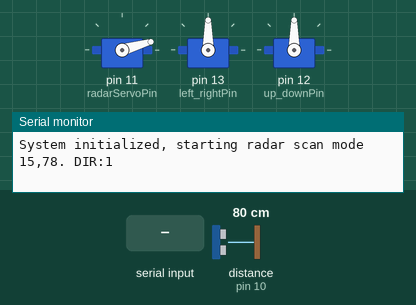
Simulated run of this sketch. Board: Arduino Uno, built with avr-gcc and run on an emulated ATmega328P. Shown: 3 × servo, the last lines printed to the serial monitor. Wiring (inferred from the names in the program): ultrasonic range finder: trigger pin 9; echo pin 10. The test bench sets the inputs (shaded band); at power-on: distance to the obstacle (sensor on pin 10) 80 cm. The echo pulse lasts 58.3 µs per cm.

Above: at 0.54 s.
1.8 s: distance to the obstacle (sensor on pin 10) set to 2 cm
At 2.8 s:
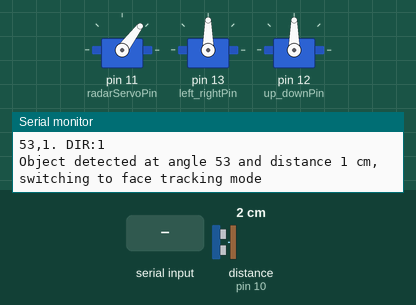
3.3 s: "SHOOT,1\n" received over Serial
At 4.7 s:
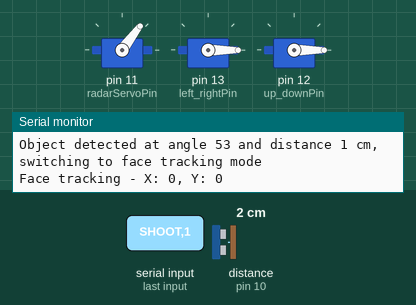
5.8 s: "SET_ANGLE:90\n" received over Serial
At 7.9 s:
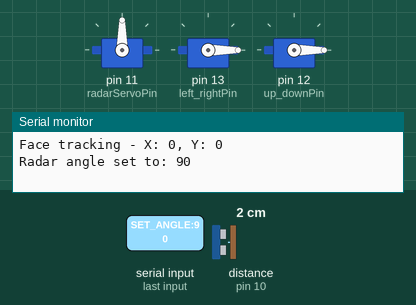
8.3 s: distance to the obstacle (sensor on pin 10) set to 35 cm
10.7 s: distance to the obstacle (sensor on pin 10) set to 45 cm
12.2 s: "SHOOT,150\n" received over Serial
At 13.9 s:
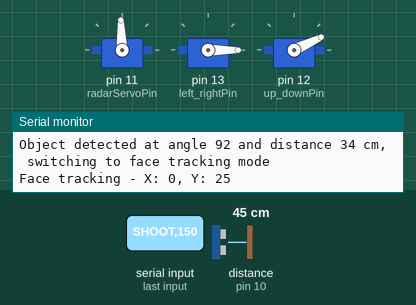
Timing chart, 0 to 19.9 s (numbered marks = the images above; inputs shaded):
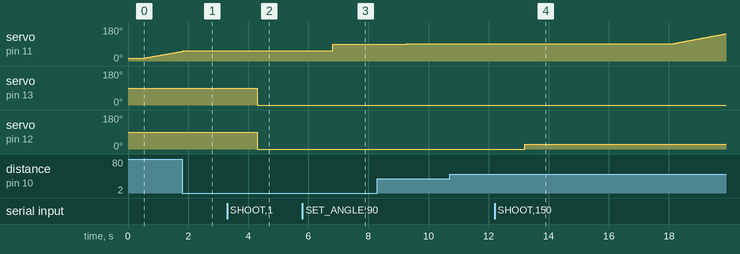

The sketch:

RadarAndFace.ino
```cpp
#include <Servo.h>

// Pin definitions
const int radarServoPin = 11;
const int trigPin = 9;
const int echoPin = 10;
const int left_rightPin = 13;
const int up_downPin = 12;

// Variables
long duration;
int distance;
String inputString;
boolean objectDetected = false;
boolean isShootMode = false;  // Thêm biến theo dõi chế độ bắn

// Timing variables
unsigned long lastDetectionTime = 0;
unsigned long lastCommandTime = 0;
unsigned long currentMillis = 0;
unsigned long shootModeStartTime = 0; // Thời gian bắt đầu chế độ bắn

// Detection counter for debounce
int detectionCounter = 0;

// Last detected position for radar servo
int lastDetectedAngle = 90;
int currentRadarAngle = 15; // Vị trí hiện tại của servo radar
int radarSweepDirection = 1; // 1: tăng dần, -1: giảm dần

// Timeout and threshold constants
const unsigned long DETECTION_DEBOUNCE = 500;  // 500ms consistent detection required
const unsigned long COMMAND_TIMEOUT = 5000;    // 5s without command returns to radar mode
const unsigned long SHOOT_MODE_DURATION = 3000; // Thời gian ở chế độ bắn (3s)
const int CONSECUTIVE_DETECTIONS = 3;          // Number of consecutive detections required
const int DETECTION_DISTANCE = 40;             // cm - detection distance threshold
const int RADAR_DELAY = 30;                   // Delay time (ms) giữa các bước góc servo radar
const int MIN_RADAR_ANGLE = 15;               // Góc tối thiểu của servo
const int MAX_RADAR_ANGLE = 165;              // Góc tối đa của servo

// Servo objects
Servo radarServo;
Servo left_right;
Servo up_down;

void setup() {
  // Setup servo motors
  radarServo.attach(radarServoPin);
  left_right.attach(left_rightPin);
  up_down.attach(up_downPin);

  // Setup ultrasonic sensor
  pinMode(trigPin, OUTPUT);
  pinMode(echoPin, INPUT);

  // Initialize serial communication
  Serial.begin(9600);

  // Initial message
  Serial.println("System initialized, starting radar scan mode");

  // Set initial position for radar servo
  radarServo.write(MIN_RADAR_ANGLE);
  currentRadarAngle = MIN_RADAR_ANGLE;
  radarSweepDirection = 1;
  delay(500); // Give time for the servo to move
}

void loop() {
  currentMillis = millis(); // Get current time

  // Kiểm tra lệnh từ Serial (ưu tiên)
  checkSerialCommands();

  if (isShootMode) {
    // Nếu đang ở chế độ bắn
    if (currentMillis - shootModeStartTime > SHOOT_MODE_DURATION) {
      // Hết thời gian bắn, chuyển về chế độ thích hợp
      isShootMode = false;
      if (objectDetected) {
        // Quay lại chế độ tracking
        Serial.println("Shoot completed, returning to tracking mode");
      } else {
        // Quay lại chế độ radar
        Serial.println("Shoot completed, returning to radar scan mode");
      }
    } else {
      // Đang trong chế độ bắn, không làm gì cả ngoài đợi
      delay(50);
    }
  } else if (!objectDetected) {
    // Run radar scanning mode
    radarScanMode();
  } else {
    // Check for timeout in face tracking mode
    if (currentMillis - lastCommandTime > COMMAND_TIMEOUT) {
      objectDetected = false;
      detectionCounter = 0;
      Serial.println("Timeout: Returning to radar mode");

      // KHÔNG reset servo về vị trí ban đầu, giữ nguyên vị trí hiện tại
      // Chỉ cập nhật hướng quét để bắt đầu quét hợp lý
      if (currentRadarAngle >= MAX_RADAR_ANGLE) {
        radarSweepDirection = -1; // Chuyển sang hướng giảm
      } else if (currentRadarAngle <= MIN_RADAR_ANGLE) {
        radarSweepDirection = 1; // Chuyển sang hướng tăng
      }
    } else {
      // Run face tracking mode only - radar is completely stopped
      faceTrackingMode();
    }
  }
}

// Kiểm tra các lệnh đặc biệt từ Serial
void checkSerialCommands() {
  if (Serial.available() > 0) {
    String command = Serial.readStringUntil('\r');

    if (command == "SHOOT") {
      // Kích hoạt chế độ bắn
      isShootMode = true;
      shootModeStartTime = currentMillis;
      Serial.println("SHOOT command activated");
    }
    else if (command.startsWith("SET_ANGLE:")) {
      // Lệnh SET_ANGLE:90 sẽ đặt góc servo thành 90 độ
      int angle = command.substring(10).toInt();
      if (angle >= MIN_RADAR_ANGLE && angle <= MAX_RADAR_ANGLE) {
        radarServo.write(angle);
        currentRadarAngle = angle;
        Serial.print("Radar angle set to: ");
        Serial.println(angle);
      }
    }
    else if (objectDetected && command.indexOf(',') > 0) {
      // Đây là tọa độ tracking
      inputString = command;
      lastCommandTime = currentMillis; // Update last command time

      // Xử lý trong faceTrackingMode()
      faceTrackingMode();
    }
  }
}

void radarScanMode() {
  // Duy trì hướng quét hiện tại (không cần reset về 15 độ)
  if (radarSweepDirection > 0) {
    // Quét tăng dần
    for (int i = currentRadarAngle; i <= MAX_RADAR_ANGLE; i++) {
      if (isShootMode || objectDetected) return; // Thoát nếu có sự kiện ngắt

      radarServo.write(i);
      currentRadarAngle = i;
      delay(RADAR_DELAY); // Delay đồng bộ với web app

      distance = calculateDistance(); // Get distance reading

      // Gửi dữ liệu góc và khoảng cách
      sendRadarData(i, distance);

      // Check if an object is detected - with debounce
      if (distance < DETECTION_DISTANCE) {
        currentMillis = millis();

        // First detection or continuing detection
        if (detectionCounter == 0 || (currentMillis - lastDetectionTime < DETECTION_DEBOUNCE)) {
          detectionCounter++;
          lastDetectionTime = currentMillis;

          // If we have enough consecutive detections, switch modes
          if (detectionCounter >= CONSECUTIVE_DETECTIONS) {
            objectDetected = true;
            lastCommandTime = currentMillis; // Initialize command timer
            lastDetectedAngle = i; // Save the angle where the object was detected

            // Stop radar and fully switch to face tracking mode
            Serial.print("Object detected at angle ");
            Serial.print(i);
            Serial.print(" and distance ");
            Serial.print(distance);
            Serial.println(" cm, switching to face tracking mode");

            // Stop the radar servo at current position
            // No more radar movement until timeout
            return; // Exit function immediately to stop all radar activity
          }
        } else {
          // Too much time elapsed between detections, reset counter
          detectionCounter = 1;
          lastDetectionTime = currentMillis;
        }
      } else {
        // No detection, gradually decrease counter (more resistant to noise)
        if (currentMillis - lastDetectionTime > DETECTION_DEBOUNCE && detectionCounter > 0) {
          detectionCounter--;
        }
      }

      // Kiểm tra lệnh từ Serial trong khi quét
      checkSerialCommands();
    }

    // Đã đến giới hạn, đổi hướng
    radarSweepDirection = -1;
  }

  if (radarSweepDirection < 0) {
    // Quét giảm dần
    for (int i = currentRadarAngle; i >= MIN_RADAR_ANGLE; i--) {
      if (isShootMode || objectDetected) return; // Thoát nếu có sự kiện ngắt

      radarServo.write(i);
      currentRadarAngle = i;
      delay(RADAR_DELAY); // Delay đồng bộ với web app

      distance = calculateDistance(); // Get distance reading

      // Gửi dữ liệu góc và khoảng cách
      sendRadarData(i, distance);

      // Check if an object is detected - with debounce
      if (distance < DETECTION_DISTANCE) {
        currentMillis = millis();

        // First detection or continuing detection
        if (detectionCounter == 0 || (currentMillis - lastDetectionTime < DETECTION_DEBOUNCE)) {
          detectionCounter++;
          lastDetectionTime = currentMillis;

          // If we have enough consecutive detections, switch modes
          if (detectionCounter >= CONSECUTIVE_DETECTIONS) {
            objectDetected = true;
            lastCommandTime = currentMillis; // Initialize command timer
            lastDetectedAngle = i; // Save the angle where the object was detected

            // Stop radar and fully switch to face tracking mode
            Serial.print("Object detected at angle ");
            Serial.print(i);
            Serial.print(" and distance ");
            Serial.print(distance);
            Serial.println(" cm, switching to face tracking mode");

            // Stop the radar servo at current position
            // No more radar movement until timeout
            return; // Exit function immediately to stop all radar activity
          }
        } else {
          // Too much time elapsed between detections, reset counter
          detectionCounter = 1;
          lastDetectionTime = currentMillis;
        }
      } else {
        // No detection, gradually decrease counter (more resistant to noise)
        if (currentMillis - lastDetectionTime > DETECTION_DEBOUNCE && detectionCounter > 0) {
          detectionCounter--;
        }
      }

      // Kiểm tra lệnh từ Serial trong khi quét
      checkSerialCommands();
    }

    // Đã đến giới hạn, đổi hướng
    radarSweepDirection = 1;
  }
}

// Hàm riêng để gửi dữ liệu góc và khoảng cách
void sendRadarData(int angle, int dist) {
  Serial.print(angle);
  Serial.print(",");
  Serial.print(dist);
  Serial.print(".");

  // Thêm thông tin hướng quét để web app dễ theo dõi
  Serial.print(" DIR:");
  Serial.println(radarSweepDirection);
}

void faceTrackingMode() {
  // Parse coordinates (đã được đọc trong checkSerialCommands)
  if (inputString.length() > 0 && inputString.indexOf(',') > 0) {
    int x_axis = inputString.substring(0, inputString.indexOf(',')).toInt();
    int y_axis = inputString.substring(inputString.indexOf(',') + 1).toInt();

    // Map to servo angles
    int y = map(y_axis, 0, 1080, 0, 180);
    int x = map(x_axis, 0, 1920, 0, 180);

    // Move servos
    left_right.write(x);
    up_down.write(y);

    // Send feedback
    Serial.print("Face tracking - X: ");
    Serial.print(x);
    Serial.print(", Y: ");
    Serial.println(y);

    // Clear input string
    inputString = "";
  }
}

int calculateDistance() {
  digitalWrite(trigPin, LOW);
  delayMicroseconds(2);

  // Send ultrasonic pulse
  digitalWrite(trigPin, HIGH);
  delayMicroseconds(10);
  digitalWrite(trigPin, LOW);

  // Read echo
  duration = pulseIn(echoPin, HIGH);

  // Calculate distance
  distance = duration * 0.034 / 2;
  return distance;
} 
```

Measured:
- after the input at 1.8 s, servo on pin 11 (radarServoPin): goes on until 1.8 s, then stays 53°
- after the input at 3.3 s, servo on pin 13 (left_rightPin), servo on pin 12 (up_downPin): 90° → 0° after 1.0 s
- after the input at 5.8 s, servo on pin 11 (radarServoPin): 53° → 90° after 1.0 s
- after the input at 10.7 s, every drawn part: stays the same
- after the input at 12.2 s, servo on pin 12 (up_downPin): 0° → 25° after 1.0 s
